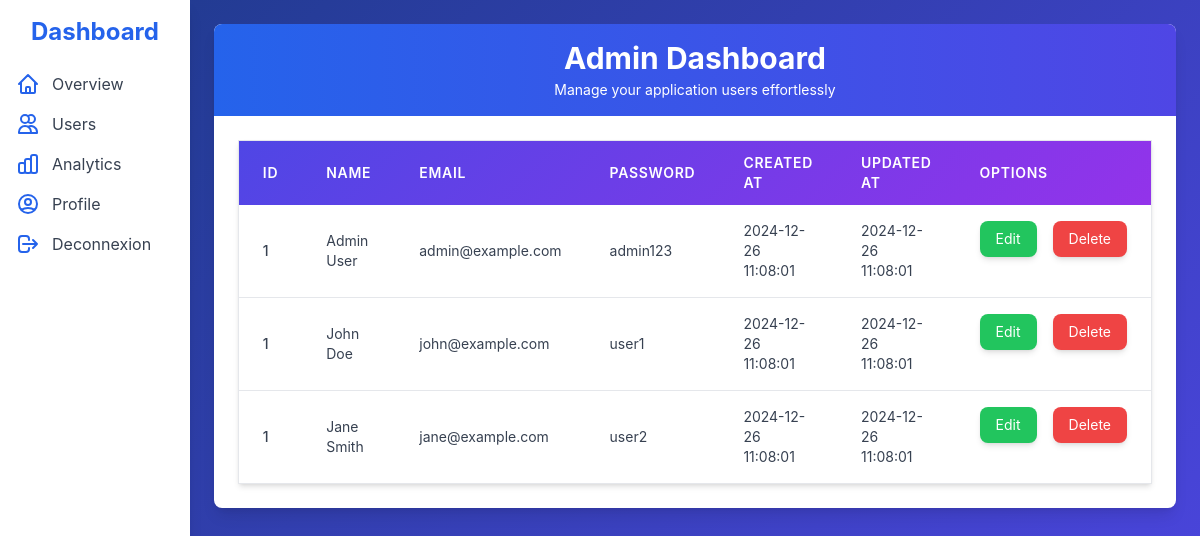
Page /views/users.php on the committed database.
### tables this page shows
CREATE TABLE Users (
    id INT AUTO_INCREMENT PRIMARY KEY,
    name VARCHAR(255) NOT NULL,
    email VARCHAR(255) UNIQUE NOT NULL,
    password VARCHAR(255) NOT NULL,
    created_at TIMESTAMP DEFAULT CURRENT_TIMESTAMP,
    updated_at TIMESTAMP DEFAULT CURRENT_TIMESTAMP ON UPDATE CURRENT_TIMESTAMP,
    role INT NOT NULL,
    FOREIGN KEY (role) REFERENCES Roles(id)
);

### controllers/showUsers.php (called while the page is built)
<?php
try{
 $conn = new PDO("mysql:host=localhost; dbname=taskflow", "root", "");
 $conn->setAttribute(PDO::ATTR_ERRMODE, PDO::ERRMODE_EXCEPTION);
$sql="SELECT users.name, users.email, users.password, users.created_at , users.updated_at FROM Users";
$stmt = $conn->query($sql);
$users = $stmt->fetchAll(PDO::FETCH_ASSOC);
}catch (PDOException $e) {
    echo "Error: " . $e->getMessage();
}

### views/users.php (the view, shortened to what this page needs)
<?php
include('controllers/showUsers.php')
?>
<!DOCTYPE html>
<html lang="en">
<head>
  <script src="https://cdn.tailwindcss.com"></script>
</head>
<body class="min-h-screen flex">
  <div class="w-64 bg-white shadow-lg min-h-screen p-4">
    <h2 class="text-2xl font-bold text-blue-600 mb-6 text-center">Dashboard</h2>
    <ul class="space-y-4">
      <li class="flex items-center space-x-3">
        <span class="text-blue-600">
        </span>
        <a href="#" class="text-gray-700 hover:text-blue-600">Overview</a>
      </li>
      <li class="flex items-center space-x-3">
        <span class="text-blue-600">
          <svg xmlns="http://www.w3.org/2000/svg" class="h-6 w-6" fill="none" viewBox="0 0 24 24" stroke="currentColor">
            <path stroke-linecap="round" stroke-linejoin="round" stroke-width="2" d="M12 4.354a4 4 0 110 5.292M15 21H3v-1a6 6 0 0112 0v1zm0 0h6v-1a6 6 0 00-9-5.197M13 7a4 4 0 11-8 0 4 4 0 018 0z" />
          </svg>
        </span>
        <a href="#" class="text-gray-700 hover:text-blue-600">Users</a>
      </li>
      <li class="flex items-center space-x-3">
        <span class="text-blue-600">
        </span>
        <a href="index.php/?page=chart" class="text-gray-700 hover:text-blue-600">Analytics</a>
      </li>
      <li class="flex items-center space-x-3">
        <span class="text-blue-600">
        </span>
        <a href="#" class="text-gray-700 hover:text-blue-600">Profile</a>
      </li>
      <li class="flex items-center space-x-3">
        <span class="text-blue-600">
          <svg xmlns="http://www.w3.org/2000/svg" class="h-6 w-6" fill="none" viewBox="0 0 24 24" stroke="currentColor">
            <path stroke-linecap="round" stroke-linejoin="round" stroke-width="2" d="M17 16l4-4m0 0l-4-4m4 4H7m6 4v1a3 3 0 01-3 3H6a3 3 0 01-3-3V7a3 3 0 013-3h4a3 3 0 013 3v1" />
          </svg>
        </span>
        <a href="index.php/?page=home" class="text-gray-700 hover:text-blue-600">Deconnexion</a>
      </li>
    </ul>
  </div>
  <div class="flex-1 container mx-auto p-6">
    <div class="bg-white shadow-lg rounded-lg overflow-hidden">
      <header class="px-6 py-4 bg-gradient-to-r from-blue-600 to-indigo-600 text-white text-center">
        <h1 class="text-3xl font-bold">Admin Dashboard</h1>
        <p class="mt-1 text-sm">Manage your application users effortlessly</p>
      </header>
      <div class="p-6">
        <table class="min-w-full table-auto border-collapse border border-gray-200 shadow-md">
          <thead class="table-header">
            <tr>
              <th class="px-6 py-3 text-left text-sm font-semibold uppercase tracking-wider">ID</th>
              <th class="px-6 py-3 text-left text-sm font-semibold uppercase tracking-wider">Name</th>
              <th class="px-6 py-3 text-left text-sm font-semibold uppercase tracking-wider">Email</th>
              <th class="px-6 py-3 text-left text-sm font-semibold uppercase tracking-wider">Password</th>
              <th class="px-6 py-3 text-left text-sm font-semibold uppercase tracking-wider">Created At</th>
              <th class="px-6 py-3 text-left text-sm font-semibold uppercase tracking-wider">Updated At</th>
              <th class="px-6 py-3 text-left text-sm font-semibold uppercase tracking-wider">Options</th>
            </tr>
          </thead>
          <tbody class="divide-y divide-gray-200">
            <?php foreach($users as $user){  ?>
            <tr class="table-row">
              <td class="px-6 py-4 text-sm font-medium text-gray-700">1</td>
              <td class="px-6 py-4 text-sm text-gray-700"><?= htmlspecialchars($user['name']) ?></td>
              <td class="px-6 py-4 text-sm text-gray-700"><?= htmlspecialchars($user['email']) ?></td>
              <td class="px-6 py-4 text-sm text-gray-700"><?= htmlspecialchars($user['password']) ?></td>
              <td class="px-6 py-4 text-sm text-gray-700"><?= htmlspecialchars($user['created_at']) ?></td>
              <td class="px-6 py-4 text-sm text-gray-700"><?= htmlspecialchars($user['updated_at']) ?></td>
              <td class="px-6 py-4 text-sm text-gray-700 flex space-x-4">
                <button class="btn px-4 py-2 bg-green-500 text-white rounded-lg shadow-md hover:bg-green-600">Edit</button>
                <button class="btn px-4 py-2 bg-red-500 text-white rounded-lg shadow-md hover:bg-red-600">Delete</button>
              </td>
            </tr>
            <?php } ?>
          </tbody>
        </table>
      </div>
    </div>
  </div>
</body>
</html>

### views/users.php (style rules this page uses)
body { background: linear-gradient(135deg, #1e3a8a, #4f46e5); font-family: 'Inter', sans-serif; }
.table-header { background: linear-gradient(135deg, #4f46e5, #9333ea); color: #fff; }

### rows in the picture
users: name "Admin User", email "admin@example.com", password "admin123", created_at "2024-12-26 11:08:01", updated_at "2024-12-26 11:08:01"
users: name "John Doe", email "john@example.com", password "user1", created_at "2024-12-26 11:08:01", updated_at "2024-12-26 11:08:01"
users: name "Jane Smith", email "jane@example.com", password "user2", created_at "2024-12-26 11:08:01", updated_at "2024-12-26 11:08:01"
